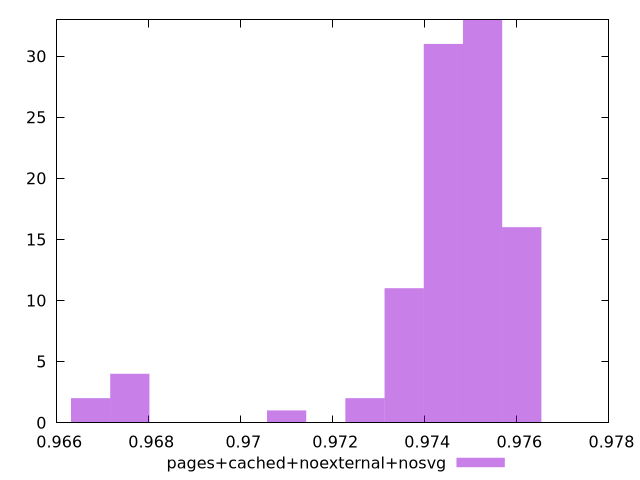

This figure's gnuplot source:
$_pagesCachedNoexternalNosvg <<EOF
0.9752559946503877 33
0.9761077466107811 16
0.9744042426899944 31
0.973552490729601 11
0.970997234848421 1
0.9667384750464543 2
0.9675902270068476 4
0.9727007387692077 2
EOF
set key outside below
set terminal pngcairo
set output "report_00004_2020-11-02T20-21-41.718Z/speed-index/pages+cached+noexternal+nosvg//hist.png"
set yrange [0:33]
set boxwidth 0.0008517519603933517
set style fill transparent solid 0.5 noborder
plot $_pagesCachedNoexternalNosvg title "pages+cached+noexternal+nosvg" with boxes ,
